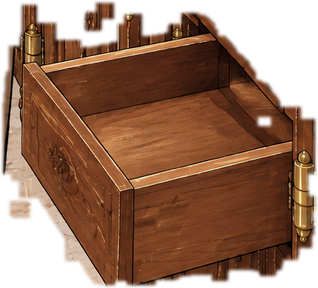
#> input picture assets/gfx/cutouts/st_w2_lowdrawer_open.png, 318 x 288 px
$ python icon_fit.py ../../assets/gfx/cutouts/st_w2_lowdrawer_open.png out.png
#> lines starting #> are read from the running program, lines starting #| are printed output that depends on the picture; after the words box and inside, x2 and y2 are one past the last pixel; in counts of white or black regions, pixels touching at a corner belong together
#!/usr/bin/env python3
"""Иконка предмета из прозрачной генерации: обрезка по силуэту и вписывание (ASSET_SPEC §6).

  python tools/assets/icon_fit.py ВХОД.png ВЫХОД.png [--size 128] [--fill 0.88]

Силуэт — пиксели с альфой > 8. Длинная сторона силуэта занимает --fill поля
(спека: 80–90 %), предмет по центру. Масштаб — Lanczos в предумноженной альфе
(без светлой каймы по краю); почти непрозрачное (альфа ≥ 250) доводится до 255.
Печатает долю поля, которую занял предмет.
"""
import argparse
import sys

from PIL import Image


def fit_icon(im, size=128, fill=0.88):
#> called with size = 128, fill = 0.88
    im = im.convert("RGBA")
#> im is the input picture: PIL image 318x288 RGBA; mean R, G, B, A 121.8, 75.5, 48.1, 186.9
    a = im.getchannel("A").point(lambda v: 255 if v > 8 else 0)
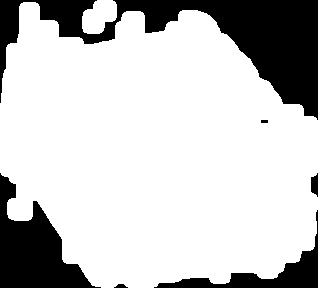
#> a: PIL image 318x288 L; 77.7% white; 6 black regions, box (x1, y1, x2, y2) and area: (0, 0, 318, 120) 12562, (0, 173, 101, 288) 5318, (154, 210, 318, 288) 2329, (311, 173, 318, 197) 127, (114, 284, 128, 288) 38, (261, 120, 268, 123) 21
    box = a.getbbox()
#> box = (0, 0, 318, 288)
    if not box:
        raise ValueError("пустой силуэт")
    obj = im.crop(box)
    w, h = obj.size
#> w = 318; h = 288
    s = fill * size / max(w, h)
#> s = 0.354
    nw, nh = max(1, round(w * s)), max(1, round(h * s))
#> nw = 113; nh = 102
    obj = obj.convert("RGBa").resize((nw, nh), Image.LANCZOS).convert("RGBA")
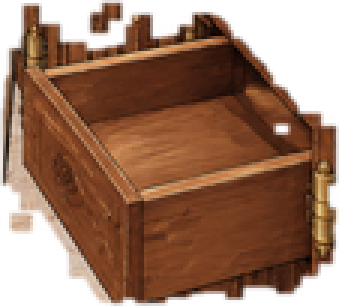
#> obj: PIL image 113x102 RGBA (shown 3 times larger); mean R, G, B, A 94.1, 55.9, 34, 186.9; transparent parts drawn white
    al = obj.getchannel("A").point(lambda v: 255 if v >= 250 else v)
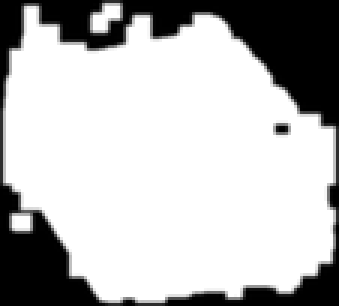
#> al: PIL image 113x102 L (shown 3 times larger); min 0, max 255, mean 187
    obj.putalpha(al)
    out = Image.new("RGBA", (size, size), (0, 0, 0, 0))
#> out: PIL image 128x128 RGBA; every value is 0
    out.paste(obj, ((size - nw) // 2, (size - nh) // 2))
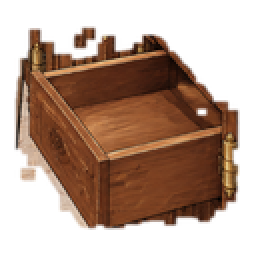
#> out: PIL image 128x128 RGBA (shown 2 times larger); mean R, G, B, A 66.2, 39.3, 24, 131.5; transparent parts drawn white
    return out, (nw / size, nh / size)


def main(argv=None):
    ap = argparse.ArgumentParser()
    ap.add_argument("src")
    ap.add_argument("dst")
    ap.add_argument("--size", type=int, default=128)
    ap.add_argument("--fill", type=float, default=0.88)
    a = ap.parse_args(argv)
    out, (fw, fh) = fit_icon(Image.open(a.src), a.size, a.fill)
#> fw = 0.883; fh = 0.797
    out.save(a.dst)
    print(f"{a.dst}: {a.size}x{a.size}, предмет {fw:.0%} × {fh:.0%} поля")
#| out.png: 128x128, предмет 88% × 80% поля
    return 0


if __name__ == "__main__":
    sys.exit(main())
#> (the program exits here)

$ run again, on assets/gfx/cutouts/st_w4_board_floor.png
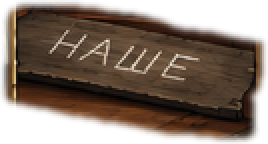
#> input picture assets/gfx/cutouts/st_w4_board_floor.png, 134 x 72 px (shown 2 times larger)
#> in fit_icon, im is the input picture: PIL image 134x72 RGBA; mean R, G, B, A 78.6, 52.5, 34, 174
#> in fit_icon, `a = im.getchannel("A").point(lambda v: 255 if v > 8 else 0)`:
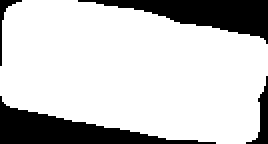
#> a: PIL image 134x72 L (shown 2 times larger); 78.6% white; 4 black regions, box (x1, y1, x2, y2) and area: (0, 48, 108, 72) 956, (39, 0, 134, 22) 911, (123, 38, 134, 72) 132, (0, 0, 11, 33) 66
#> box = (0, 0, 134, 72)
#> in fit_icon, `out.paste(obj, ((size - nw) // 2, (size - nh) // 2))`:
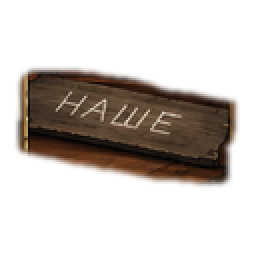
#> out: PIL image 128x128 RGBA (shown 2 times larger); mean R, G, B, A 26.2, 18, 12.1, 73.2; transparent parts drawn white
#> fw = 0.883; fh = 0.477
#| out.png: 128x128, предмет 88% × 48% поля
